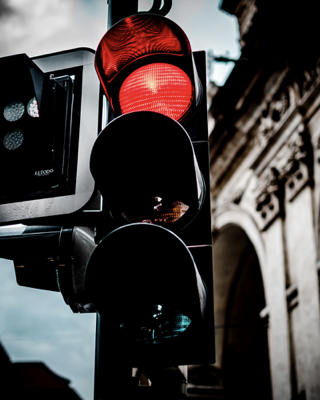
#> input picture 2/road39.png, 320 x 400 px
$ python Code.py
#> lines starting #> are read from the running program, lines starting #| are printed output that depends on the picture
import cv2
import numpy as np


# Function to load the image
def load_image(image_path):
#> called with image_path = 'road39.png'
    image = cv2.imread(image_path)
#> image is the input picture: shape (400, 320, 3); mean B, G, R 63.5, 64.3, 69.6
    if image is None:
        print(f"Failed to load image from path: {image_path}")
    return image


# Function to convert the image to grayscale
def convert_to_grayscale(image):
    grayscale_image = 0.299 * image[:, :, 0] + 0.587 * image[:, :, 1] + 0.114 * image[:, :, 2]
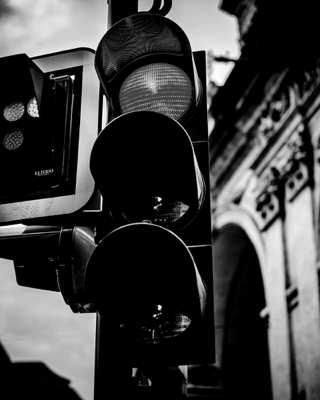
#> grayscale_image: shape (400, 320) float64; min 0, max 255, mean 64.6
    return grayscale_image


# Function to enhance the contrast of the grayscale image
def enhance_contrast(gray):
  # Find the minimum and maximum pixel values
  min_val = gray.min()
#> min_val = 0
  max_val = gray.max()
#> max_val = 255

  enhanced_gray = ((gray - min_val) / (max_val - min_val)) * 255
  enhanced_gray = np.clip(enhanced_gray, 0, 255) # Clip the values to the range 0-255
  return enhanced_gray


# Function to apply the filter to the image
def apply_filter(image, filter_matrix):
    # Normalize the filter if necessary
    if np.sum(filter_matrix) != 0:
        filter_matrix = filter_matrix / np.sum(filter_matrix)

    filter_size = filter_matrix.shape[0] # Get the filter size

    # Convert image to grayscale if it's not already
    if len(image.shape) == 3:
        image = cv2.cvtColor(image, cv2.COLOR_BGR2GRAY)

    padded_image = np.pad(image, ((filter_size // 2, filter_size // 2), (filter_size // 2, filter_size // 2)), mode='constant') # Create a padded image with zeros

    # Apply the filter using convolution
    filtered_image = np.zeros_like(image)
    for i in range(image.shape[0]):
        for j in range(image.shape[1]):
            filtered_image[i, j] = np.sum(padded_image[i:i+filter_size, j:j+filter_size] * filter_matrix)

    filtered_image = np.clip(filtered_image, 0, 255) # Clip the values to the range 0-255

    return filtered_image


# Function to compute the RMS difference between two images
def compute_rms_difference(image1, image2):
    difference = image1.astype(np.float32) - image2.astype(np.float32)
    rms = np.sqrt(np.mean(difference ** 2))
    return rms


# Main code

# 1. Load the image
image = load_image('road39.png')

# 2. Convert the image to grayscale format with 8bpp
grayscale_img = convert_to_grayscale(image)

# 3. Enhance the image contrast linearly
enhanced_gray = enhance_contrast(grayscale_img)

# Save the enhanced grayscale image as 'original.jpg'
cv2.imwrite('original.jpg', enhanced_gray)


# 4. Apply the filters

original_image = cv2.imread('original.jpg')
#> original_image: shape (400, 320, 3); min 0, max 255, mean 64.7

# Define the filters
Filter_A = np.array([[0, -1, -1, -1, 0],
                     [-1, 2, 2, 2, -1],
                     [-1, 2, 8, 2, -1],
                     [-1, 2, 2, 2, -1],
                     [0, -1, -1, -1, 0]])

Filter_B = np.array([[1, 4, 6, 4, 1],
                     [4, 16, 24, 16, 4],
                     [6, 24, 36, 24, 6],
                     [4, 16, 24, 16, 4],
                     [1, 4, 6, 4, 1]])

Filter_C = np.array([[5, 5, 5, 5, 5],
                     [5, 5, 5, 5, 5],
                     [5, 5, 5, 5, 5],
                     [5, 5, 5, 5, 5],
                     [5, 5, 5, 5, 5]])

Filter_D = np.array([[0, -1, -1, -1, 0],
                     [-1, 2, 2, 2, -1],
                     [-1, 2, 16, 2, -1],
                     [-1, 2, 2, 2, -1],
                     [0, -1, -1, -1, 0]])

# Apply each filter and save the result
filters = {'Filter_A': Filter_A, 'Filter_B': Filter_B, 'Filter_C': Filter_C, 'Filter_D': Filter_D}

for filter_name, filter_matrix in filters.items():
    filtered_image = apply_filter(original_image, filter_matrix)
    cv2.imwrite(f'{filter_name}.jpg', filtered_image)
#> this loop made 4 passes
#> pass 1, in apply_filter, `padded_image = np.pad(image, ((filter_size // 2, filter_size // 2), (f..`:
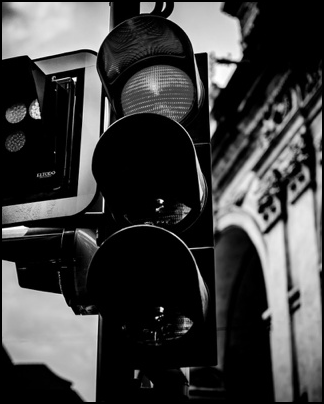
#> padded_image: shape (404, 324); min 0, max 255, mean 63.3
#> pass 1, `filtered_image = apply_filter(original_image, filter_matrix)`:
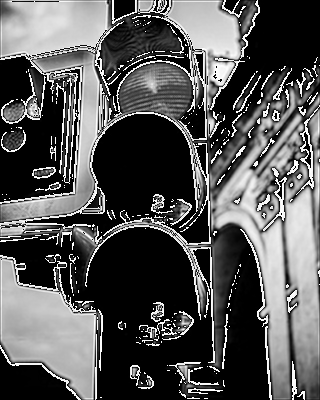
#> filtered_image: shape (400, 320); min 0, max 255, mean 86.7
#> pass 2, `filtered_image = apply_filter(original_image, filter_matrix)`:
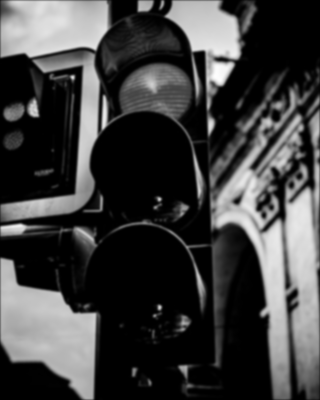
#> filtered_image: shape (400, 320); min 0, max 253, mean 64.1


# 5. Compute the RMS difference

original_image = cv2.imread('original.jpg')

# Compute and print the RMS difference for each filtered image
for filter_name in ['Filter_A', 'Filter_B', 'Filter_C', 'Filter_D']:
    filtered_image = cv2.imread(f'{filter_name}.jpg')  # Read the filtered image
#> filtered_image: shape (400, 320, 3); min 0, max 255, mean 86.8
    rms_difference = compute_rms_difference(original_image, filtered_image) # Compute the RMS difference
#> in compute_rms_difference, `difference = image1.astype(np.float32) - image2.astype(np.float32)`:
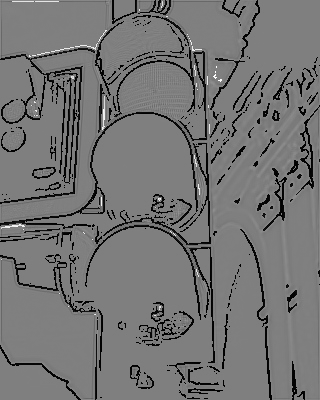
#> difference: shape (400, 320, 3) float32; min -255, max 255, mean -22.1; drawn with min black and max white
#> in compute_rms_difference, `rms = np.sqrt(np.mean(difference ** 2))`: rms = 74.18
#> rms_difference = 74.18
    print(f'RMS difference between original and {filter_name}: {rms_difference:.4f}')
#| RMS difference between original and Filter_A: 74.1789
